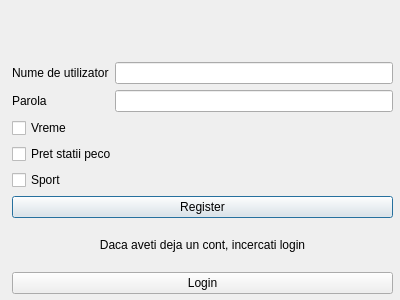
<?xml version="1.0" encoding="UTF-8"?>
<ui version="4.0">
 <class>Register</class>
 <widget class="QDialog" name="Register">
  <property name="geometry">
   <rect>
    <x>0</x>
    <y>0</y>
    <width>400</width>
    <height>300</height>
   </rect>
  </property>
  <property name="windowTitle">
   <string>Dialog</string>
  </property>
  <widget class="QWidget" name="">
   <property name="geometry">
    <rect>
     <x>12</x>
     <y>13</y>
     <width>381</width>
     <height>281</height>
    </rect>
   </property>
   <layout class="QVBoxLayout" name="verticalLayout_2">
    <item>
     <widget class="QLabel" name="label_info2">
      <property name="text">
       <string/>
      </property>
      <property name="alignment">
       <set>Qt::AlignCenter</set>
      </property>
     </widget>
    </item>
    <item>
     <layout class="QFormLayout" name="formLayout">
      <item row="0" column="0">
       <widget class="QLabel" name="label_user">
        <property name="text">
         <string>Nume de utilizator</string>
        </property>
       </widget>
      </item>
      <item row="0" column="1">
       <widget class="QLineEdit" name="lineEdit_user"/>
      </item>
      <item row="1" column="0">
       <widget class="QLabel" name="label_pass">
        <property name="text">
         <string>Parola</string>
        </property>
       </widget>
      </item>
      <item row="1" column="1">
       <widget class="QLineEdit" name="lineEdit_pass"/>
      </item>
     </layout>
    </item>
    <item>
     <layout class="QVBoxLayout" name="verticalLayout">
      <item>
       <widget class="QCheckBox" name="checkBox_vreme">
        <property name="text">
         <string>Vreme</string>
        </property>
       </widget>
      </item>
      <item>
       <widget class="QCheckBox" name="checkBox_peco">
        <property name="text">
         <string>Pret statii peco</string>
        </property>
       </widget>
      </item>
      <item>
       <widget class="QCheckBox" name="checkBox_sport">
        <property name="text">
         <string>Sport</string>
        </property>
       </widget>
      </item>
     </layout>
    </item>
    <item>
     <widget class="QPushButton" name="pushButton_register">
      <property name="text">
       <string>Register</string>
      </property>
     </widget>
    </item>
    <item>
     <widget class="QLabel" name="label_info">
      <property name="text">
       <string>Daca aveti deja un cont, incercati login</string>
      </property>
      <property name="alignment">
       <set>Qt::AlignCenter</set>
      </property>
     </widget>
    </item>
    <item>
     <widget class="QPushButton" name="pushButton_login">
      <property name="text">
       <string>Login</string>
      </property>
     </widget>
    </item>
   </layout>
  </widget>
 </widget>
 <resources/>
 <connections/>
</ui>
